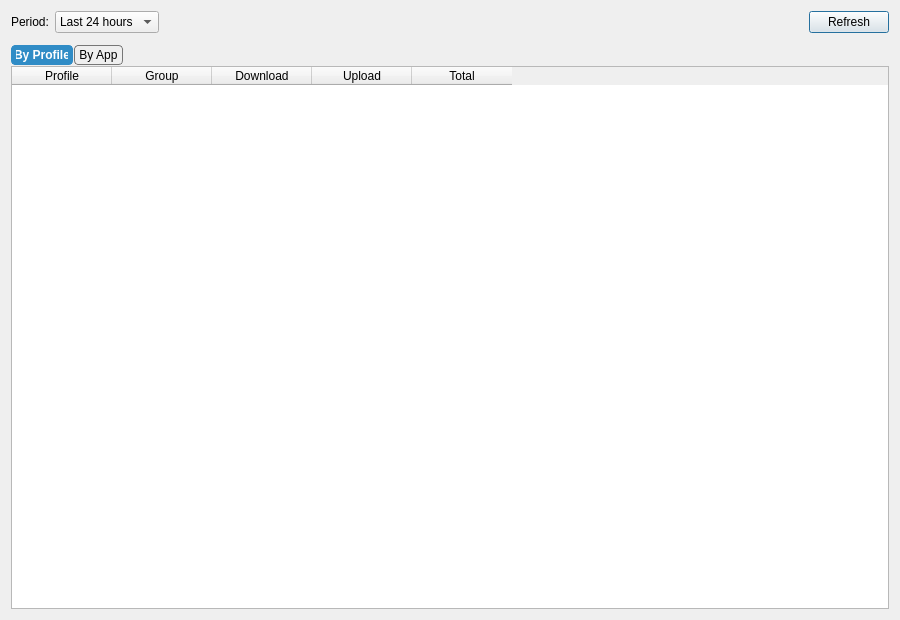
<?xml version="1.0" encoding="UTF-8"?>
<ui version="4.0">
 <class>DialogTrafficStats</class>
 <widget class="QDialog" name="DialogTrafficStats">
  <property name="geometry">
   <rect>
    <x>0</x>
    <y>0</y>
    <width>900</width>
    <height>620</height>
   </rect>
  </property>
  <property name="windowTitle">
   <string>Traffic Statistics</string>
  </property>
  <layout class="QVBoxLayout" name="verticalLayout">
   <item>
    <layout class="QHBoxLayout" name="topLayout">
     <item>
      <widget class="QLabel" name="periodLabel">
       <property name="text">
        <string>Period:</string>
       </property>
      </widget>
     </item>
     <item>
      <widget class="QComboBox" name="periodCombo">
       <item>
        <property name="text">
         <string>Last 24 hours</string>
        </property>
       </item>
       <item>
        <property name="text">
         <string>Last 7 days</string>
        </property>
       </item>
       <item>
        <property name="text">
         <string>Last 30 days</string>
        </property>
       </item>
       <item>
        <property name="text">
         <string>Last 90 days</string>
        </property>
       </item>
      </widget>
     </item>
     <item>
      <spacer name="topSpacerLeft">
       <property name="orientation">
        <enum>Qt::Orientation::Horizontal</enum>
       </property>
       <property name="sizeHint" stdset="0">
        <size>
         <width>40</width>
         <height>20</height>
        </size>
       </property>
      </spacer>
     </item>
     <item>
      <widget class="QLabel" name="summaryLabel">
       <property name="styleSheet">
        <string notr="true">font-weight: 600;</string>
       </property>
       <property name="text">
        <string/>
       </property>
      </widget>
     </item>
     <item>
      <spacer name="topSpacerRight">
       <property name="orientation">
        <enum>Qt::Orientation::Horizontal</enum>
       </property>
       <property name="sizeHint" stdset="0">
        <size>
         <width>40</width>
         <height>20</height>
        </size>
       </property>
      </spacer>
     </item>
     <item>
      <widget class="QPushButton" name="refreshBtn">
       <property name="text">
        <string>Refresh</string>
       </property>
      </widget>
     </item>
    </layout>
   </item>
   <item>
    <widget class="TrafficChartWidget" name="chart" native="true"/>
   </item>
   <item>
    <widget class="QTabWidget" name="tabs">
     <property name="styleSheet">
      <string notr="true">QTabWidget::pane {
    margin-top: 1px;
    border-radius: 4px;
}

QTabBar {
    background: transparent;
    qproperty-drawBase: 0;
}

QTabBar::tab {
    border: 1px solid #777777;
    border-radius: 4px;

    padding: 2px 4px;
    margin-right: 1px;
}

QTabBar::tab:selected {
    border: 1px solid palette(highlight);
    background: palette(highlight);
    color: palette(highlighted-text);
    font-weight: bold;
}</string>
     </property>
     <property name="currentIndex">
      <number>0</number>
     </property>
     <widget class="QTableWidget" name="profileTable">
      <attribute name="title">
       <string>By Profile</string>
      </attribute>
      <property name="alternatingRowColors">
       <bool>true</bool>
      </property>
      <property name="selectionMode">
       <enum>QAbstractItemView::SelectionMode::SingleSelection</enum>
      </property>
      <property name="selectionBehavior">
       <enum>QAbstractItemView::SelectionBehavior::SelectRows</enum>
      </property>
      <property name="showGrid">
       <bool>false</bool>
      </property>
      <property name="sortingEnabled">
       <bool>true</bool>
      </property>
      <property name="editTriggers">
       <set>QAbstractItemView::EditTrigger::NoEditTriggers</set>
      </property>
      <attribute name="horizontalHeaderHighlightSections">
       <bool>false</bool>
      </attribute>
      <attribute name="verticalHeaderVisible">
       <bool>false</bool>
      </attribute>
      <column>
       <property name="text">
        <string>Profile</string>
       </property>
      </column>
      <column>
       <property name="text">
        <string>Group</string>
       </property>
      </column>
      <column>
       <property name="text">
        <string>Download</string>
       </property>
      </column>
      <column>
       <property name="text">
        <string>Upload</string>
       </property>
      </column>
      <column>
       <property name="text">
        <string>Total</string>
       </property>
      </column>
     </widget>
     <widget class="QTableWidget" name="appTable">
      <attribute name="title">
       <string>By App</string>
      </attribute>
      <property name="alternatingRowColors">
       <bool>true</bool>
      </property>
      <property name="selectionMode">
       <enum>QAbstractItemView::SelectionMode::SingleSelection</enum>
      </property>
      <property name="selectionBehavior">
       <enum>QAbstractItemView::SelectionBehavior::SelectRows</enum>
      </property>
      <property name="showGrid">
       <bool>false</bool>
      </property>
      <property name="sortingEnabled">
       <bool>true</bool>
      </property>
      <property name="editTriggers">
       <set>QAbstractItemView::EditTrigger::NoEditTriggers</set>
      </property>
      <attribute name="horizontalHeaderHighlightSections">
       <bool>false</bool>
      </attribute>
      <attribute name="verticalHeaderVisible">
       <bool>false</bool>
      </attribute>
      <column>
       <property name="text">
        <string>App</string>
       </property>
      </column>
      <column>
       <property name="text">
        <string>Download</string>
       </property>
      </column>
      <column>
       <property name="text">
        <string>Upload</string>
       </property>
      </column>
      <column>
       <property name="text">
        <string>Total</string>
       </property>
      </column>
     </widget>
    </widget>
   </item>
  </layout>
 </widget>
 <customwidgets>
  <customwidget>
   <class>TrafficChartWidget</class>
   <extends>QWidget</extends>
   <header>include/ui/stats/TrafficChartWidget.h</header>
   <container>1</container>
  </customwidget>
 </customwidgets>
 <resources/>
 <connections/>
</ui>
